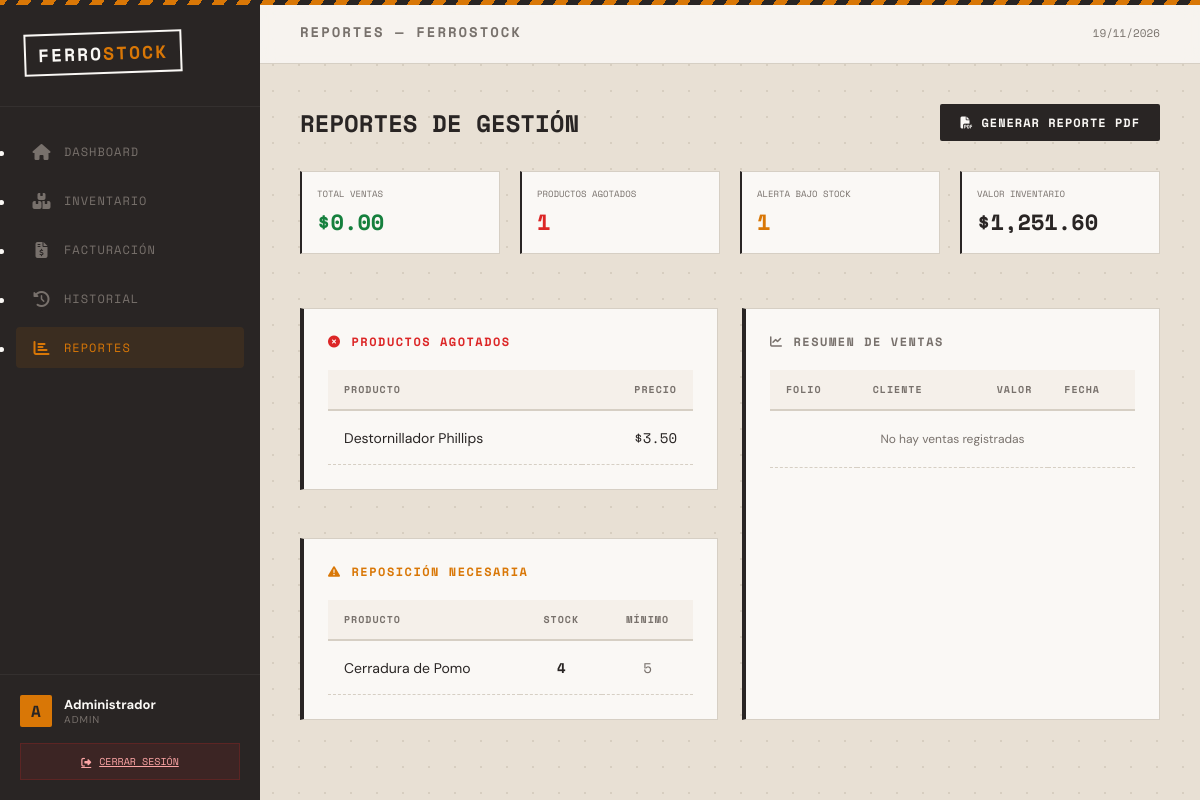
The app's page /index.php?route=reports (signed in) with its own data.
### tables this page shows
CREATE TABLE productos (
    id INT AUTO_INCREMENT PRIMARY KEY,
    nombre VARCHAR(150) NOT NULL,
    descripcion TEXT,
    precio DECIMAL(10, 2) NOT NULL,
    stock INT NOT NULL DEFAULT 0,
    stock_minimo INT NOT NULL DEFAULT 5,
    estado ENUM('disponible', 'bajo_stock', 'agotado') AS (
        CASE 
            WHEN stock <= 0 THEN 'agotado'
            WHEN stock <= stock_minimo THEN 'bajo_stock'
            ELSE 'disponible'
        END
    ) STORED,
    created_at TIMESTAMP DEFAULT CURRENT_TIMESTAMP,
    updated_at TIMESTAMP DEFAULT CURRENT_TIMESTAMP ON UPDATE CURRENT_TIMESTAMP
);

### app/controllers/ReporteController.php (called while the page is built, shortened)
<?php
require_once APP_PATH . 'models' . DIRECTORY_SEPARATOR . 'Producto.php';
class ReporteController extends Controller {
    public function index() {
        $productoModel = new Producto();
        $facturaModel = new Factura();
        $stats = $productoModel->getEstadisticas();
        $productosBajoStock = $productoModel->getLowStock();
        $productosAgotados = $productoModel->getOutOfStock();
        $todasVentas = $facturaModel->getAll();
        $totalVentasValor = $facturaModel->getTotalVentas();
        $this->renderView('reports/index', [
            'stats' => $stats,
            'bajoStock' => $productosBajoStock,
            'agotados' => $productosAgotados,
            'ventas' => $todasVentas,
            'totalVentas' => $totalVentasValor,
            'title' => 'Reportes — FerroStock'
        ]);
    }
}

### index.php (called while the page is built, shortened)
<?php
require_once ROOT_PATH . "routes" . DIRECTORY_SEPARATOR . "web.php";

### app/models/Model.php (called while the page is built, shortened)
<?php
require_once dirname(__DIR__, 2) . DIRECTORY_SEPARATOR . 'config' . DIRECTORY_SEPARATOR . 'database.php';
class Model {
    protected $conn;
    public function __construct() {
        $this->db = new Database();
        $this->conn = $this->db->connect();
    }
    protected function query($sql, $params = [], $types = "") {
        $stmt = $this->conn->prepare($sql);
        $stmt->execute();
        return $stmt->get_result();
    }
}

### config/database.php (called while the page is built, shortened)
<?php
class Database {
    private $host = "localhost";
    private $db_name = "sisinventario";
    private $username = "root";
    private $password = "";
    public function connect() {
        $this->conn = null;
        try {
            $this->conn = new mysqli($this->host, $this->username, $this->password, $this->db_name);
            $this->conn->set_charset("utf8");
        } catch (Exception $e) {
            error_log($e->getMessage());
            die("Error de conexión a la base de datos. Verifique su configuración.");
        }
        return $this->conn;
    }
}

### app/models/Producto.php (called while the page is built, shortened)
<?php
require_once __DIR__ . DIRECTORY_SEPARATOR . 'Model.php';
class Producto extends Model {
    public function getLowStock() {
        $sql = "SELECT * FROM productos WHERE stock <= stock_minimo AND stock > 0 ORDER BY stock ASC";
        return $this->query($sql)->fetch_all(MYSQLI_ASSOC);
    }
    public function getOutOfStock() {
        $sql = "SELECT * FROM productos WHERE stock <= 0 ORDER BY nombre ASC";
        return $this->query($sql)->fetch_all(MYSQLI_ASSOC);
    }
    public function getEstadisticas() {
        $sql = "SELECT
                    COUNT(*) as total_productos,
                    SUM(CASE WHEN stock <= 0 THEN 1 ELSE 0 END) as agotados,
                    SUM(CASE WHEN stock <= stock_minimo AND stock > 0 THEN 1 ELSE 0 END) as bajo_stock,
                    SUM(precio * stock) as valor_total_inventario
                FROM productos";
        return $this->query($sql)->fetch_assoc();
    }
}

### app/views/reports/index.php (the view, shortened to what this page needs)
<div class="section-header">
    <h1 style="font-family: var(--font-mono); font-size: 24px; font-weight: 700; text-transform: uppercase;">
        Reportes de Gestión
    </h1>
    <button onclick="window.print()" class="btn btn-secondary">
        <i class="fas fa-file-pdf"></i> Generar Reporte PDF
    </button>
</div>
<div style="display: grid; grid-template-columns: repeat(4, 1fr); gap: 20px; margin-bottom: 30px;">
    <div class="card" style="padding: 15px; border-left-width: 2px;">
        <div style="font-family: var(--font-mono); font-size: 9px; color: var(--text-muted); text-transform: uppercase; margin-bottom: 5px;">Total Ventas</div>
        <div style="font-size: 22px; font-weight: 700; font-family: var(--font-mono); color: #15803d;">$<?= number_format($totalVentas, 2) ?></div>
    </div>
    <div class="card" style="padding: 15px; border-left-width: 2px;">
        <div style="font-family: var(--font-mono); font-size: 9px; color: var(--text-muted); text-transform: uppercase; margin-bottom: 5px;">Productos Agotados</div>
        <div style="font-size: 22px; font-weight: 700; font-family: var(--font-mono); color: #dc2626;"><?= count($agotados) ?></div>
    </div>
    <div class="card" style="padding: 15px; border-left-width: 2px;">
        <div style="font-family: var(--font-mono); font-size: 9px; color: var(--text-muted); text-transform: uppercase; margin-bottom: 5px;">Alerta Bajo Stock</div>
        <div style="font-size: 22px; font-weight: 700; font-family: var(--font-mono); color: #d97706;"><?= count($bajoStock) ?></div>
    </div>
    <div class="card" style="padding: 15px; border-left-width: 2px;">
        <div style="font-family: var(--font-mono); font-size: 9px; color: var(--text-muted); text-transform: uppercase; margin-bottom: 5px;">Valor Inventario</div>
        <div style="font-size: 22px; font-weight: 700; font-family: var(--font-mono); color: var(--bg-sidebar);">$<?= number_format($stats['valor_total_inventario'], 2) ?></div>
    </div>
</div>
<div style="display: grid; grid-template-columns: 1fr 1fr; gap: 24px;">
    <div style="display: flex; flex-direction: column; gap: 24px;">
        <div class="card">
            <div class="card-title" style="color: #dc2626;"><i class="fas fa-times-circle"></i> Productos Agotados</div>
            <div class="table-container">
                <table>
                    <thead>
                        <tr>
                            <th>Producto</th>
                            <th style="text-align: right;">Precio</th>
                        </tr>
                    </thead>
                    <tbody>
                        <?php foreach($agotados as $p): ?>
                        <tr>
                            <td><?= $p['nombre'] ?></td>
                            <td style="text-align: right; font-family: var(--font-mono);">$<?= number_format($p['precio'], 2) ?></td>
                        </tr>
                        <?php endforeach; ?>
                    </tbody>
                </table>
            </div>
        </div>
        <div class="card">
            <div class="card-title" style="color: #d97706;"><i class="fas fa-exclamation-triangle"></i> Reposición Necesaria</div>
            <div class="table-container">
                <table>
                    <thead>
                        <tr>
                            <th>Producto</th>
                            <th style="text-align: center;">Stock</th>
                            <th style="text-align: center;">Mínimo</th>
                        </tr>
                    </thead>
                    <tbody>
                        <?php foreach($bajoStock as $p): ?>
                        <tr>
                            <td><?= $p['nombre'] ?></td>
                            <td style="text-align: center; font-family: var(--font-mono); font-weight: 700;"><?= $p['stock'] ?></td>
                            <td style="text-align: center; font-family: var(--font-mono); color: var(--text-muted);"><?= $p['stock_minimo'] ?></td>
                        </tr>
                        <?php endforeach; ?>
                    </tbody>
                </table>
            </div>
        </div>
    </div>
    <div class="card">
        <div class="card-title"><i class="fas fa-chart-line"></i> Resumen de Ventas</div>
        <div class="table-container">
            <table>
                <thead>
                    <tr>
                        <th>Folio</th>
                        <th>Cliente</th>
                        <th style="text-align: right;">Valor</th>
                        <th>Fecha</th>
                    </tr>
                </thead>
                <tbody>
                    <?php if(empty($ventas)): ?><tr><td colspan="4" style="text-align: center; color: var(--text-muted); font-size: 12px; padding: 20px;">No hay ventas registradas</td></tr><?php endif; ?>
                </tbody>
            </table>
        </div>
    </div>
</div>

### app/views/layouts/main.php (style rules this page uses)
*, *::before, *::after { box-sizing: border-box; margin: 0; padding: 0; }
:root { --bg-body: #e8e0d4; --bg-sidebar: #292524; --accent: #d97706; --accent-hover: #b45309; --text-dark: #292524; --text-light: #faf8f5; --text-muted: #78716c; --border-color: #d6cfc4; --font-main: 'DM Sans', sans-serif; --font-mono: 'Space Mono', monospace; }
body { font-family: var(--font-main); background: var(--bg-body); color: var(--text-dark); min-height: 100vh; display: flex; overflow-x: hidden; }
body::before { content: ''; position: fixed; inset: 0; background-image: radial-gradient(circle, #c4b9a8 1.2px, transparent 1.2px); background-size: 26px 26px; opacity: .45; pointer-events: none; z-index: 0; }
.card { background: var(--text-light); border: 1px solid var(--border-color); border-left: 4px solid var(--bg-sidebar); padding: 24px; margin-bottom: 24px; position: relative; }
.card-title { font-family: var(--font-mono); font-size: 12px; font-weight: 700; text-transform: uppercase; letter-spacing: 1.5px; color: var(--text-muted); margin-bottom: 20px; display: flex; align-items: center; gap: 10px; }
.section-header { display: flex; justify-content: space-between; align-items: center; margin-bottom: 30px; }
.btn { display: inline-flex; align-items: center; gap: 8px; padding: 10px 20px; font-family: var(--font-mono); font-size: 12px; font-weight: 700; text-transform: uppercase; letter-spacing: 1px; cursor: pointer; transition: all .2s; border-radius: 2px; border: none; text-decoration: none; }
.btn-secondary { background: var(--bg-sidebar); color: var(--text-light); }
.table-container { width: 100%; overflow-x: auto; }
table { width: 100%; border-collapse: collapse; font-size: 14px; }
th { text-align: left; padding: 12px 16px; background: #f5f0ea; font-family: var(--font-mono); font-size: 10px; font-weight: 700; text-transform: uppercase; letter-spacing: 1px; color: var(--text-muted); border-bottom: 2px solid var(--border-color); }
td { padding: 16px; border-bottom: 1px dashed var(--border-color); vertical-align: middle; }

### records on screen
productos: nombre "Destornillador Phillips", precio "3.50"
productos: nombre "Cerradura de Pomo", stock "4", stock_minimo "5"

### other values on screen
substr($_SESSION['user']['nombre'], 0, 1) "A"
$_SESSION['user']['nombre'] "Administrador"
$_SESSION['user']['role'] "ADMIN"
$title "REPORTES — FERROSTOCK"
$totalVentas "0.00"
count($agotados) "1"
count($bajoStock) "1"
$stats['valor_total_inventario'] "1,251.60"
